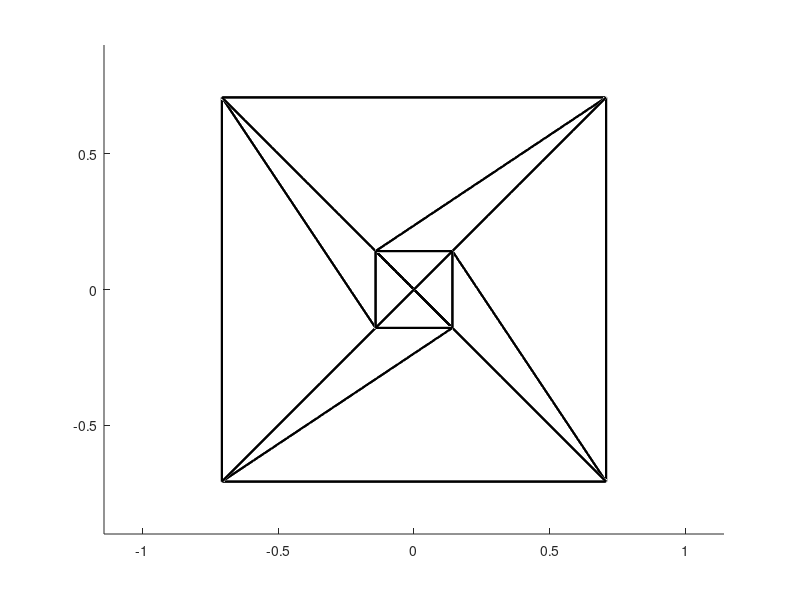

MATLAB code to generate this figure:
clear; close all; clc;

vertex = [
+0.1414,+0.1414,+0.8000;
-0.1414,+0.1414,+0.8000;
-0.1414,-0.1414,+0.8000;
+0.1414,-0.1414,+0.8000;
+0.7071,+0.7071,+0.0000;
-0.7071,+0.7071,+0.0000;
-0.7071,-0.7071,+0.0000;
+0.7071,-0.7071,+0.0000;
+0.0000,+0.0000,-1.0000;
-0.0000,+0.0000,-1.0000;
-0.0000,-0.0000,-1.0000;
+0.0000,-0.0000,-1.0000;
];
face = [
0,1,2;
0,2,3;
0,4,1;
4,5,1;
1,5,2;
5,6,2;
2,6,3;
6,7,3;
3,7,0;
7,4,0;
4,8,5;
8,9,5;
5,9,6;
9,10,6;
6,10,7;
10,11,7;
7,11,4;
11,8,4;
9,8,10;
10,8,11;
];

figure(1); clf;
hold on;
axis equal;
for i = 1:size(face,1)
    v = vertex(face(i, :)+1, :);
    plot3([v(1,1), v(2,1)], [v(1,2), v(2,2)], [v(1,3), v(2,3)], ...
        'k', 'linewidth', 1.5);
    plot3([v(2,1), v(3,1)], [v(2,2), v(3,2)], [v(2,3), v(3,3)], ...
        'k', 'linewidth', 1.5);
    plot3([v(3,1), v(1,1)], [v(3,2), v(1,2)], [v(3,3), v(1,3)], ...
        'k', 'linewidth', 1.5);
end